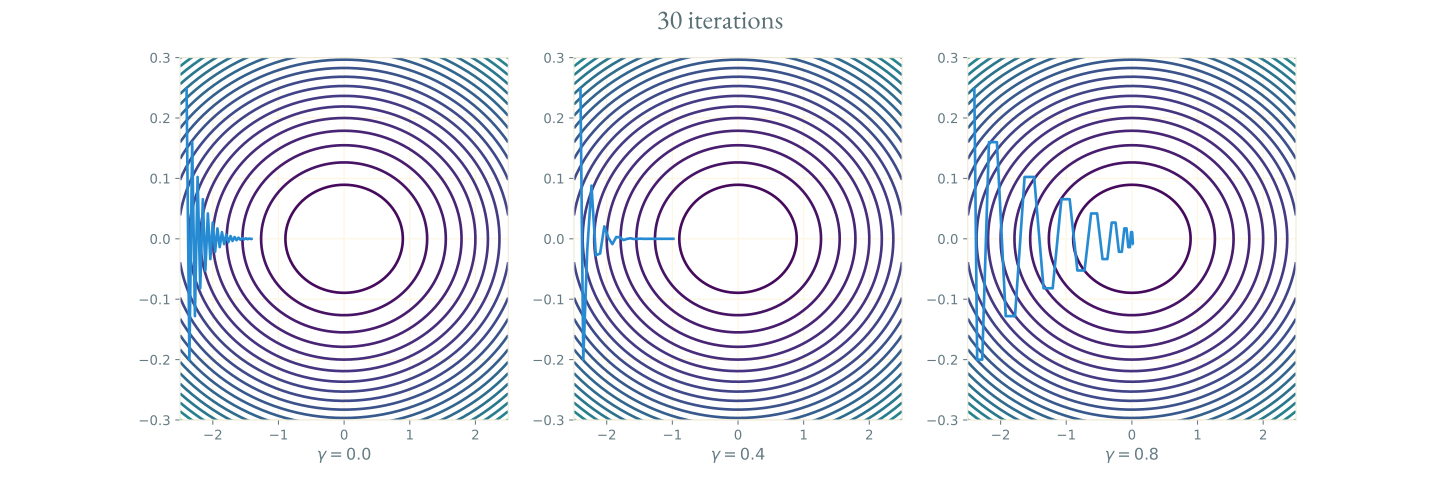

The Python source for this figure:
import matplotlib.pyplot as plt
import numpy as np

if __name__ == '__main__':

    iteration = 30
    a, b, lr = 0.1, 10, 0.09
    gamma_list = [0.0, 0.4, 0.8]
    T = len(gamma_list)

    N = 1000
    x_list = np.linspace(-2.5, 2.5, N)
    y_list = np.linspace(-0.5, 0.5, N)
    X, Y = np.meshgrid(x_list, y_list)
    Z = a * (X ** 2) + b * (Y ** 2)  # 目标函数

    with plt.style.context('Solarize_Light2'):

        fig, ax = plt.subplots(nrows=1, ncols=T, figsize=(15, 5))
        fig.suptitle('30 iterations', color='#586e75', fontproperties={'family': 'EB Garamond', 'size': 20})
        for i in range(T):
            gamma = gamma_list[i]
            cp = ax[i].contour(X, Y, Z, 50)
            ax[i].set_xlim(-2.5, 2.5)
            ax[i].set_ylim(-.3, .3)
            ax[i].set_xlabel(r'$\gamma=$%s' % gamma)

            w_1, w_2, v_1, v_2 = -2.4, 0.25, 0, 0  # 初始值
            w_1_curve, w_2_curve, v_1_curve, v_2_curve = [], [], [], []
            w_1_curve.append(w_1)
            w_2_curve.append(w_2)
            v_1_curve.append(v_1)
            v_2_curve.append(v_2)

            for step in range(iteration):

                w_1 = w_1 - lr * 2 * a * w_1 + gamma * v_1_curve[step]
                w_1_curve.append(w_1)
                v_1_curve.append(w_1 - w_1_curve[step])

                w_2 = w_2 - lr * 2 * b * w_2 + gamma * v_2_curve[step]
                w_2_curve.append(w_2)
                v_2_curve.append(w_2 - w_2_curve[step])

            ax[i].plot(w_1_curve, w_2_curve)

        plt.savefig("momentum.svg", transparent=True)
